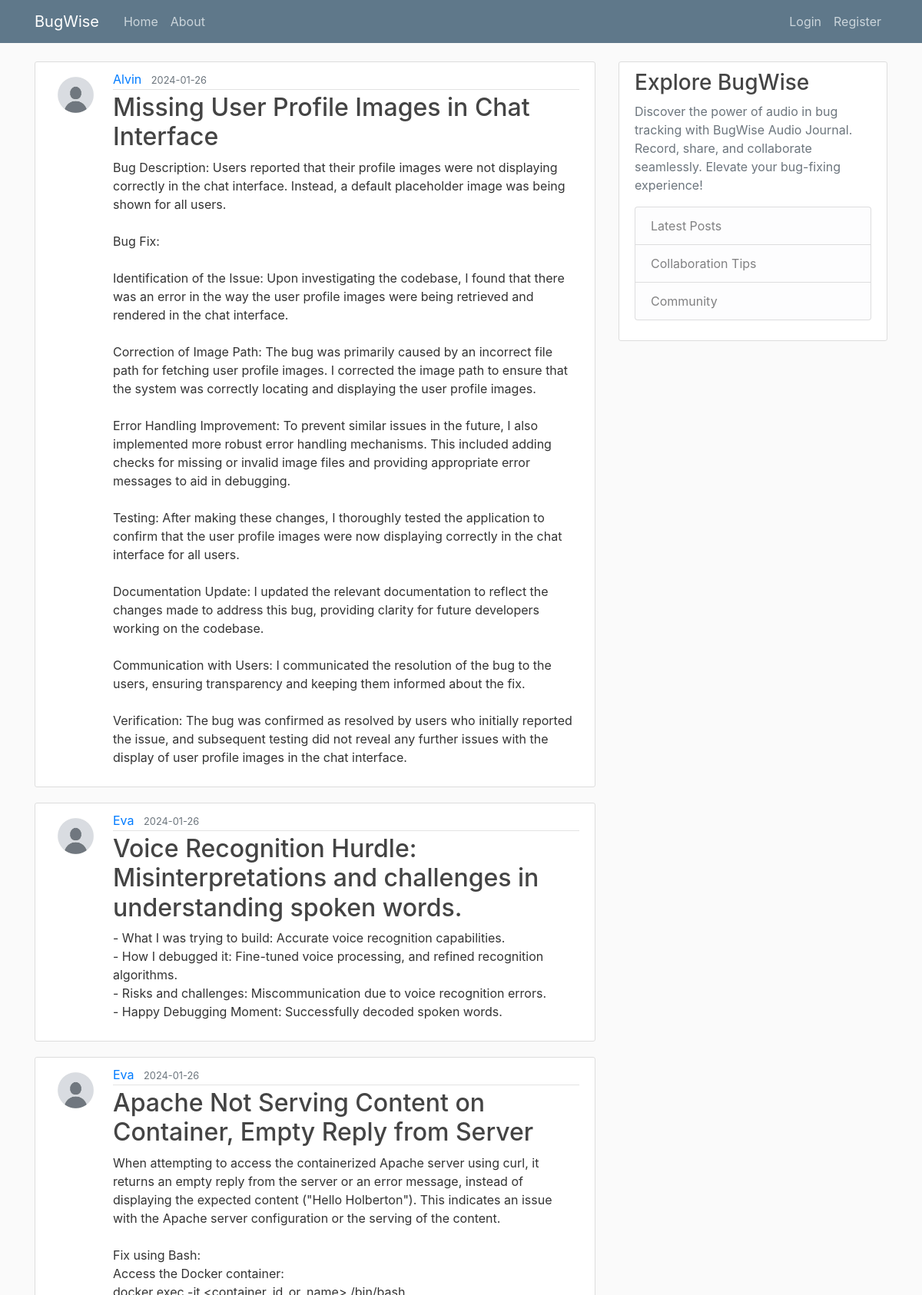
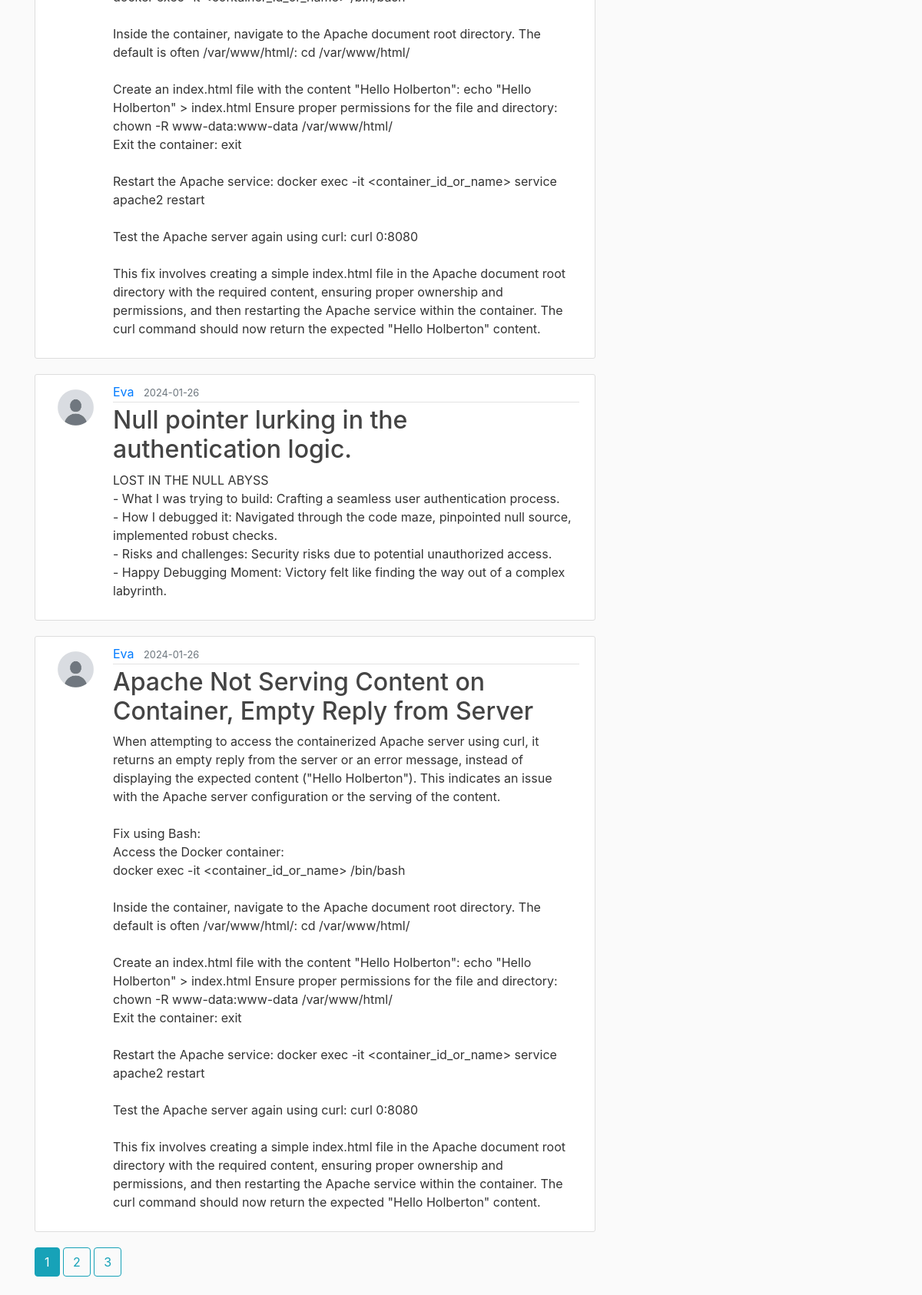
The page /home on the database its author committed (2 pictures, top to bottom).
### audio_journal/models.py (models this page shows, shortened)
class Post(db.Model):
    id = db.Column(db.Integer, primary_key=True)
    title = db.Column(db.String(100), nullable=False)
    date_posted = db.Column(db.DateTime, nullable=False,
                            default=datetime.utcnow)
    content = db.Column(db.Text, nullable=False)
    audio_data = db.Column(db.String(255), nullable=True)  # New field for audio data
    user_id = db.Column(db.Integer, db.ForeignKey('user.id'), nullable=False)

class User(db.Model, UserMixin):
    id = db.Column(db.Integer, primary_key=True)
    username = db.Column(db.String(20), unique=True, nullable=False)
    email = db.Column(db.String(120), unique=True, nullable=False)
    image_file = db.Column(db.String(20), nullable=False,
                           default='default.jpg')
    password = db.Column(db.String(60), nullable=False)
    posts = db.relationship('Post', backref='author', lazy=True)

### audio_journal/routes.py (the view)
@app.route("/")
@app.route("/home")
def home():
    page = request.args.get('page', 1, type=int)
    posts = Post.query.order_by(Post.date_posted.desc()).paginate(page=page, per_page=5)
    return render_template("home.html", posts=posts)

### audio_journal/templates/home.html (shortened to what this page needs)
{% extends "layout.html" %}
{% block content %}
    {% for post in posts.items %}
        <article class="media content-section">
            <img class="rounded-circle article-img" src="{{ url_for('static', filename='profile_pics/' + post.author.image_file) }}" alt="User image attached to a post">
            <div class="media-body">
                <div class="article-metadata">
                    <a class="mr-2" href="{{ url_for('user_posts', username=post.author.username) }}">{{ post.author.username }}</a>
                    <small class="text-muted">{{ post.date_posted.strftime("%Y-%m-%d") }}</small>
                </div>
                <h2><a class="article-title" href="{{ url_for('post', post_id=post.id) }}">{{ post.title }}</a></h2>
                <p class="article-content">{{ post.content }}</p>
            </div>
        </article>
    {% endfor %}
    {% for page_num in posts.iter_pages(left_edge=1, right_edge=1, left_current=1, right_current=2) %}
        {% if page_num %}
            {% if posts.page == page_num %}
                <a class="btn btn-info mb-4" href="{{ url_for('home', page=page_num) }}">{{ page_num }}</a>
            {% else %}
                <a class="btn btn-outline-info mb-4" href="{{ url_for('home', page=page_num) }}">{{ page_num }}</a>
            {% endif %}
        {% else %}
            ...
        {% endif %}
    {% endfor %}
{% endblock content %}

### audio_journal/templates/layout.html (shortened to what this page needs)
<!DOCTYPE html>
<html>
<head>
    <link rel="stylesheet" href="https://maxcdn.bootstrapcdn.com/bootstrap/4.0.0/css/bootstrap.min.css">
    <link rel="stylesheet" type="text/css" href="{{ url_for('static', filename='main.css') }}">
</head>
<body>
    <header class="site-header">
        <nav class="navbar navbar-expand-md navbar-dark bg-steel fixed-top">
          <div class="container">
            <a class="navbar-brand mr-4" href="/">BugWise</a>
            <div class="collapse navbar-collapse" id="navbarToggle">
              <div class="navbar-nav mr-auto">
                <a class="nav-item nav-link" href="{{ url_for('home') }}">Home</a>
                <a class="nav-item nav-link" href="{{ url_for('about') }}">About</a>
              </div>
              <div class="navbar-nav">
                {% if current_user.is_authenticated %}
                <a class="nav-item nav-link" href="{{ url_for('new_post') }}">New Post</a>
                <a class="nav-item nav-link" href="{{ url_for('account') }}">Account</a>
                  <a class="nav-item nav-link" href="{{ url_for('logout') }}">Logout</a>
                {% else %}
                  <a class="nav-item nav-link" href="{{ url_for('login') }}">Login</a>
                  <a class="nav-item nav-link" href="{{ url_for('register') }}">Register</a>
                {% endif %}
              </div>
            </div>
          </div>
        </nav>
      </header>
      <main role="main" class="container">
        <div class="row">
          <div class="col-md-8">
            {% block content %}{% endblock %}
          </div>
          <div class="col-md-4">
            <div class="content-section">
              <h3>Explore BugWise</h3>
              <p class='text-muted'>Discover the power of audio in bug tracking with BugWise Audio Journal. Record, share, and collaborate seamlessly. Elevate your bug-fixing experience!</p>
                <ul class="list-group">
                  <li class="list-group-item list-group-item-light">Latest Posts</li>
                  <li class="list-group-item list-group-item-light">Collaboration Tips</li>
                  <li class="list-group-item list-group-item-light">Community</li>
                </ul>
            </div>
          </div>
        </div>
      </main>
</body>
</html>

### audio_journal/static/main.css (style rules this page uses)
body { background: #fafafa; color: #333333; margin-top: 5rem; }
h1, h2, h3, h4, h5, h6 { color: #444444; }
.bg-steel { background-color: #5f788a; }
.site-header .navbar-nav .nav-link { color: #cbd5db; }
.content-section { background: #ffffff; padding: 10px 20px; border: 1px solid #dddddd; border-radius: 3px; margin-bottom: 20px; }
.article-title { color: #444444; }
.article-content { white-space: pre-line; }
.article-img { height: 65px; width: 65px; margin-right: 16px; }
.article-metadata { padding-bottom: 1px; margin-bottom: 4px; border-bottom: 1px solid #e3e3e3 }

### rows shown on the page
Post: image_file (placeholder picture), author.username "Alvin", date_posted "2024-01-26", title "Missing User Profile Images in Chat Interface", content "Bug Description: Users reported that their profile images were not displaying correctly in the chat interface. Instead, a default placeholder image was being shown for all users. Bug Fix: Identification of the Issue: Upon investigating the codebase, I found that there was an error in the way the user profile images were being retrieved and rendered in the chat interface. Correction of Image Path: The bug was primarily caused by an incorrect file path for fetching user profile images. I corrected the image path to ensure that the system was correctly locating and displaying the user profile images. Error Handling Improvement: To prevent similar issues in the future, I also implemented more…"
Post: image_file (placeholder picture), author.username "Eva", date_posted "2024-01-26", title "Voice Recognition Hurdle: Misinterpretations and challenges in understanding spoken words.", content "- What I was trying to build: Accurate voice recognition capabilities. - How I debugged it: Fine-tuned voice processing, and refined recognition algorithms. - Risks and challenges: Miscommunication due to voice recognition errors. - Happy Debugging Moment: Successfully decoded spoken words."
Post: image_file (placeholder picture), author.username "Eva", date_posted "2024-01-26", title "Apache Not Serving Content on Container, Empty Reply from Server", content "When attempting to access the containerized Apache server using curl, it returns an empty reply from the server or an error message, instead of displaying the expected content (\"Hello Holberton\"). This indicates an issue with the Apache server configuration or the serving of the content. Fix using Bash: Access the Docker container: docker exec -it <container_id_or_name> /bin/bash Inside the container, navigate to the Apache document root directory. The default is often /var/www/html/: cd /var/www/html/ Create an index.html file with the content \"Hello Holberton\": echo \"Hello Holberton\" > index.html Ensure proper permissions for the file and directory: chown -R www-data:www-data…"
Post: image_file (placeholder picture), author.username "Eva", date_posted "2024-01-26", title "Null pointer lurking in the authentication logic.", content "LOST IN THE NULL ABYSS - What I was trying to build: Crafting a seamless user authentication process. - How I debugged it: Navigated through the code maze, pinpointed null source, implemented robust checks. - Risks and challenges: Security risks due to potential unauthorized access. - Happy Debugging Moment: Victory felt like finding the way out of a complex labyrinth."
Post: image_file (placeholder picture), author.username "Eva", date_posted "2024-01-26", title "Apache Not Serving Content on Container, Empty Reply from Server", content "When attempting to access the containerized Apache server using curl, it returns an empty reply from the server or an error message, instead of displaying the expected content (\"Hello Holberton\"). This indicates an issue with the Apache server configuration or the serving of the content. Fix using Bash: Access the Docker container: docker exec -it <container_id_or_name> /bin/bash Inside the container, navigate to the Apache document root directory. The default is often /var/www/html/: cd /var/www/html/ Create an index.html file with the content \"Hello Holberton\": echo \"Hello Holberton\" > index.html Ensure proper permissions for the file and directory: chown -R www-data:www-data…"

### other values the page prints
{{ page_num }} "1"
{{ page_num }} "2" "3"
